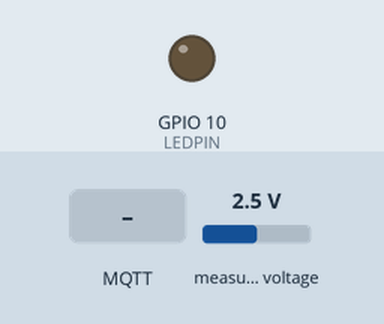
Recording of a sketch running on a simulated ESP32-S3. Parts: output pins drawn as LEDs (lit = HIGH). Wiring (inferred from the names in the program): ADS1115 converter at I2C address 0x48. The test bench sets the inputs (shaded band); at power-on: measured voltage 2.5 V. WiFi joins after 1.5 s; servers stay silent unless stated; uploads are accepted with an empty reply; random numbers use the default seed unless the sketch sets one; no MQTT or app messages arrive unless stated; what the sketch prints to the serial monitor is not drawn.

Above: at 2.7 s.
2.8 s: MQTT message "OFF" arrives on the first subscribed topic
At 3.8 s:
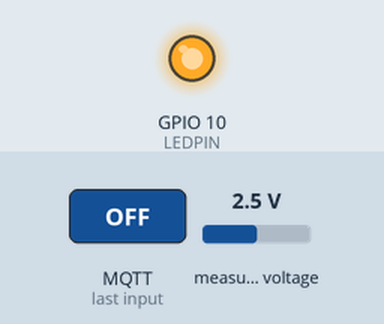
5.8 s: MQTT message "ON" arrives on the first subscribed topic
At 6.3 s:
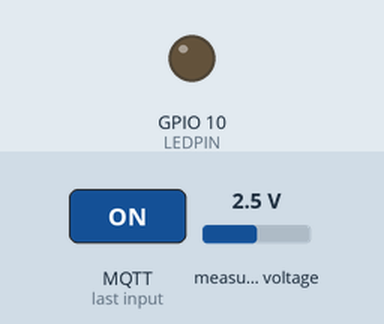
Timing chart, 0 to 8.8 s (numbered marks = the images above; inputs shaded):
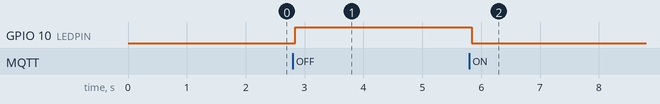

The sketch:

12_IMU_Teardown_final.ino
```cpp
#include <Wire.h>
#include <Adafruit_PWMServoDriver.h>
//#include <M5StickC.h>
//#include "M5StickCPlus.h"

#include <PubSubClient.h>
#include <WiFi.h>
#include <ArduinoJson.h>

#include <HTTPClient.h>

#define LEDPIN 10
#define accYThreshold -0.5

WiFiClient espClient;
PubSubClient client(espClient);

const char* ssid        = "iPhone";
const char* password    = "a0983711099";
const char* mqtt_server = "172.20.10.3";

//unsigned long myChannelNumber = 1850483; // บรรทัดที่ 142 ส่งค่าอุณหภูมิและความชื้น
//const char * myWriteAPIKey = "GC8AYRRONMOL9FWS";
const char * mqtt_username = "Natthanan";//1850483
const char * mqtt_password = "a0983711099";//a0983711099

// Google script ID and required credentials
String GOOGLE_SCRIPT_ID = "AKfycbzpi_iCwfolchZIMT9qmBeEzB9nz8kgh73f4NqJd4Fi7MIhPWM7rOZLxfN_MolJRTFG";    // change Gscript ID


void setupWifi();
void callback(char* topic, byte* payload, unsigned int length); // Mqtt
void reConnect();   // Mqtt

unsigned long now = 0;
unsigned long lastMsg = 0;
char msg[50];
char buf300[300];
int value = 0;
String messageTemp = "";

float x = 5.0F;
float y = 5.0F;
float z = 5.0F;

float gx = 5.0F;
float gy = 5.0F;
float gz = 5.0F;

float pitch = 5.0F;
float roll  = 5.0F;
float yaw   = 5.0F;

float tt = 50;

int stateServo = 0;
int stateServo2 = 0;
int stateaccY = 0;


Adafruit_PWMServoDriver pwm = Adafruit_PWMServoDriver();
#define SERVOMIN  125 // this is the 'minimum' pulse length count (out of 4096)
#define SERVOMAX  575 // this is the 'maximum' pulse length count (out of 4096)
int servoNo = 0; // Defines a counter for servos. count0-n
int servoNoMax = 4; //maximum n servo

int adc4pin = 36; // If Wifi G0, G26 don't used
float volts0, volts1, volts2, volts3, volts4;
int servo0, servo1, servo2, servo3, servo4;

byte buf[2];

void setup() {
  Serial.begin(115200);
  //M5.begin();
  //M5.IMU.Init();  // Init IMU.
  //M5.Lcd.setRotation(3);
  //M5.Lcd.setCursor(40, 0);
  //M5.Lcd.println("IMU TEST");
  //M5.Lcd.setCursor(0, 10);
  //M5.Lcd.println("   X       Y       Z");
  //M5.Lcd.setCursor(0, 50);
  //M5.Lcd.println("  Pitch   Roll    Yaw");


  //Wire.begin(32, 33);
  Wire.begin();
  pwm.begin();
  pwm.setPWMFreq(60);  // This is the maximum PWM frequency


  pinMode(LEDPIN, OUTPUT);

  setupWifi();

  client.setServer(mqtt_server, 1883); // Sets the server details.
  client.setCallback(callback);  // Sets the message callback function.
  while (!client.connected()) {
      String client_id = "mqttx_f56baa16";
      client_id += String(WiFi.macAddress());
      Serial.printf("The client %s connects to the public mqtt broker\n", client_id.c_str());
      if (client.connect(client_id.c_str(), mqtt_username, mqtt_password)) {
          client.subscribe("m5stickc_led");
          client.subscribe("teardown/fingers/grasp/");
          Serial.println("Public emqx mqtt broker connected");
      } else {
          Serial.print("failed with state ");
          Serial.print(client.state());
          delay(2000);
      }
  }
}


void loop() {

  //  Loop Mqtt
  if (!client.connected()) {
    reConnect();
  }
  client.loop();

  // Loop Main 1000ms
  now = millis();
  if (now - lastMsg > 1000) {
    lastMsg = now;

    //M5.IMU.getGyroData(&gx, &gy, &gz);
    //M5.IMU.getAccelData(&x, &y, &z);
    //M5.IMU.getAhrsData(&pitch, &roll, &yaw);
    //M5.IMU.getTempData(&tt);

    //M5.Lcd.setCursor(0, 20);
    //M5.Lcd.printf("%6.2f  %6.2f  %6.2f o/s\n", gx, gy, gz);        // rad/s
    //M5.Lcd.printf(" %5.2f   %5.2f   %5.2f G\n\n\n\n", x, y, z);    // 1g = 9.80665m/s2
    //M5.Lcd.printf(" %5.2f   %5.2f   %5.2f\n", pitch, roll, yaw);            // deg  between -180 and 180 deg
    //M5.Lcd.printf("Temperature : %.2f C", tt);

    x = random(-500, 500);
    y = random(-500, 500);
    z = random(-500, 500);
    tt = random(20, 30);
    volts0 = ADS1115_A0(0);
    volts1 = random(0, 33);
    volts2 = random(0, 33);
    volts3 = random(0, 33);
    volts4 = random(0, 33);


    Serial.printf("{\"x\" : %.3f,\"y\" : %.3f,\"z\" : %.3f, \"gyroX\" : %.3f, \"gyroY\" : %.3f,\"gyroZ\" : %.3f,\"temp\" : %.3f,\"volts0\" : %02.02f,\"volts1\" : %02.02f,\"volts2\" : %02.02f,\"volts3\" : %02.02f,\"volts4\" : %02.02f}", x/100, y/100, z/100, gx, gy, gz,tt,volts0,volts1/10,volts2/10,volts3/10,volts4/10);


    sprintf(buf300, "{\"x\" : %.3f,\"y\" : %.3f,\"z\" : %.3f, \"gyroX\" : %.3f, \"gyroY\" : %.3f,\"gyroZ\" : %.3f,\"temp\" : %.3f,\"volts0\" : %02.02f,\"volts1\" : %02.02f,\"volts2\" : %02.02f,\"volts3\" : %02.02f,\"volts4\" : %02.02f}", x/100, y/100, z/100, gx, gy, gz,tt,volts0,volts1/10,volts2/10,volts3/10,volts4/10);
    Serial.printf("%s\n", msg);

    client.publish("teardown/arm/move", buf300);

    if (WiFi.status() == WL_CONNECTED) {

    String urlFinal = "https://script.google.com/macros/s/"+GOOGLE_SCRIPT_ID+"/exec?"+"x=" + String(x/100) + "&y=" + String(y/100)+ "&z=" + String(z/100)+ "&volts0=" + String(volts0)+ "&volts1=" + String(volts1/10)+ "&temp=" + String(tt);
    Serial.print("POST data to spreadsheet:");
    Serial.println(urlFinal);
    HTTPClient http;
    http.begin(urlFinal.c_str());
    http.setFollowRedirects(HTTPC_STRICT_FOLLOW_REDIRECTS);
    int httpCode = http.GET();
    Serial.print("HTTP Status Code: ");
    Serial.println(httpCode);
    //---------------------------------------------------------------------
    //getting response from google sheet
    String payload;
    if (httpCode > 0) {
        payload = http.getString();
        Serial.println("Payload: "+payload);
    }
    //---------------------------------------------------------------------
    http.end();
    Serial.println();
  }
  }

}

void setupWifi() {
  delay(10);
  //M5.Lcd.printf("Connecting to % s", ssid);
  Serial.printf("Connecting to % s\n", ssid);
  WiFi.mode(WIFI_STA);  // Set the mode to WiFi station mode.
  WiFi.begin(ssid, password);  // Start Wifi connection.

  while (WiFi.status() != WL_CONNECTED) {
    delay(500);
    //M5.Lcd.print(".");
    Serial.printf(".");
  }
  //M5.Lcd.printf("\nSuccess\n");
  Serial.printf("\nSuccess\n");
}

void callback(char* topic, byte* payload, unsigned int length){
  Serial.print("Message arrived [");
  Serial.print(topic);
  Serial.print("] ");
  messageTemp = "";
  for (int i = 0; i < length; i++) {
    Serial.print((char)payload[i]);
    messageTemp += (char)payload[i];
  }

  if (String(topic) == "m5stickc_led") {
    Serial.println("Changing output to ");

    if (messageTemp == "ON") {
      Serial.println("ON");
      digitalWrite(LEDPIN, LOW);

    }
    else if (messageTemp == "OFF") {
      Serial.println("OFF");
      digitalWrite(LEDPIN, HIGH);
    }
  }

  if (String(topic) == "teardown/fingers/grasp/") {
    Serial.println("Changing output to ");

    StaticJsonDocument <256> datamqtt;
    deserializeJson(datamqtt, payload);

    servo0 = datamqtt["servo0"];
    //servo1 = datamqtt["servo1"];
    //servo2 = datamqtt["servo2"];
    //servo3 = datamqtt["servo3"];
    //servo4 = datamqtt["servo4"];


    if (servo0 == 1) {
      // แบ
      Serial.printf("Relax\n");
      if (stateServo == 0) {
        stateServo = 1;
        controlServoRelax();
      }


    } else {
      // กำ
      Serial.printf("Contraction\n");
      if (stateServo == 1) {
        stateServo = 0;
        controlServoContraction();
      }
    }
  }
  Serial.println();
}

void reConnect() {
  while (!client.connected()) {
    Serial.print("Attempting MQTT connection...");
    // Create a random client ID.
    String clientId = "M5Stack - ";
    clientId += String(random(0xffff), HEX);
    // Attempt to connect.
    if (client.connect(clientId.c_str())) {
      client.subscribe("m5stickc_led");
      client.subscribe("teardown/fingers/grasp/");
      Serial.printf("\nSuccess\n");
    } else {
      Serial.print("failed, rc = ");
      Serial.print(client.state());
      Serial.println("try again in 5 seconds");
      delay(5000);
    }
  }
}

int angleToPulse(int ang){
   int pulse = map(ang,0, 180, SERVOMIN,SERVOMAX);// map angle of 0 to 180 to Servo min and Servo max
   Serial.print("Angle: ");Serial.print(ang);
   Serial.print(" pulse: ");Serial.println(pulse);
   return pulse;
}


void controlServoRelax(void) {

  //for (int pulselen = 600; pulselen > 150; pulselen--) {
    pwm.setPWM(0, 0, angleToPulse(0));
    //pwm.setPWM(1, 0, pulselen);
    //pwm.setPWM(2, 0, pulselen);
    //pwm.setPWM(3, 0, pulselen);
    //pwm.setPWM(4, 0, pulselen);
  //}

}


void controlServoContraction(void) {

  //for (int pulselen = 150; pulselen < 600; pulselen++) {
    pwm.setPWM(0, 0, angleToPulse(180));
    //pwm.setPWM(1, 0, pulselen);
    //pwm.setPWM(2, 0, pulselen);
    //pwm.setPWM(3, 0, pulselen);
    //pwm.setPWM(4, 0, pulselen);
  //}

}

float ADS1115_A0(int channel) {

  /////////////////////////////////////////////////////
  // 1. Write to Config register (4byte)
  /////////////////////////////////////////////////////
  Wire.beginTransmission(0x48);   //Byte1  Slave Address
  Wire.write(0b00000001);         //Byte2  Choose Write Config Register
  //Byte3  MSB Bit 15 - 8 Config Register
  //Bit 12-14 A0:100, A1:101, A2:110, A3: 111
  if (channel == 0) {
    Wire.write(0b11000010);   //A0:100  Bit 12-14
  } else if (channel == 1) {
    Wire.write(0b11010010);   //A1:101  Bit 12-14
  } else if (channel == 2) {
    Wire.write(0b11100010);   //A2:110  Bit 12-14
  } else if (channel == 3) {
    Wire.write(0b11110010);   //A2:110  Bit 12-14
  }
  Wire.write(0b10000011);         //Byte4  LSB Bit 7  - 0 Config Register
  Wire.endTransmission();
  delay(20);

  /////////////////////////////////////////////////////
  // 2. Write to Address Pointer register (2byte)
  /////////////////////////////////////////////////////
  Wire.beginTransmission(0x48);   //Byte1  Slave Address
  Wire.write(0b00000000);         //Byte2  Choose Write Coversion Register
  Wire.endTransmission();
  delay(20);

  /////////////////////////////////////////////////////
  // 3. Read Conversion register (3byte)
  /////////////////////////////////////////////////////
  Wire.requestFrom(0x48, 2);  // Byte1 0x48<<0x01 ,  Byte2,3 read 2byte from Slave
  buf[0] = Wire.read();       // Byte2 Read MSB High Byte  (ADC Data)
  buf[1] = Wire.read();       // Byte3 Read LSB Low Byte  (ADC Data)
  //Wire.readBytes(buf, 2);   // Combo Read 2byte
  uint16_t buf16 = (((0x0000 | buf[0]) << 8) | buf[1]);

  /////////////////////////////////////////////////////
  // 4. Covert ADC Data to Voltage
  /////////////////////////////////////////////////////
  //Filter Error 0xFFFF on GND
  if (buf16 == 0xffff) {
    buf16 = 0x0000;
  }
  float volt = buf16 * 0.000125; // 0.125mV / unit
  return volt;
}
```

Measured:
- after the input at 2.8 s, GPIO 10 (LEDPIN): LOW → HIGH at once
- after the input at 5.8 s, GPIO 10 (LEDPIN): HIGH → LOW at once
